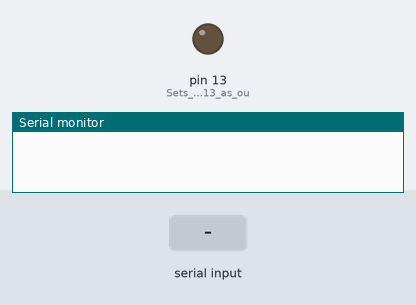
Recording of a sketch running on a simulated Arduino Uno, built with avr-gcc and run on an emulated ATmega328P. On the bench: output pins drawn as LEDs (lit = HIGH), the last lines printed to the serial monitor. Dashed ring = blinking. The test bench sets the inputs (shaded band).

Above: at 1.2 s.
1.3 s: "1" received over Serial
At 2.2 s:
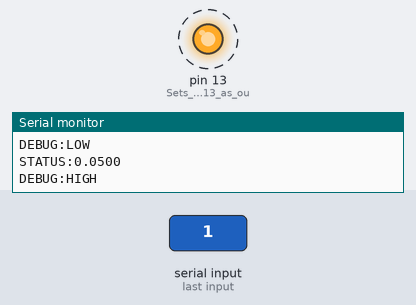
Timing chart, 0 to 10.3 s (numbered marks = the images above; inputs shaded):
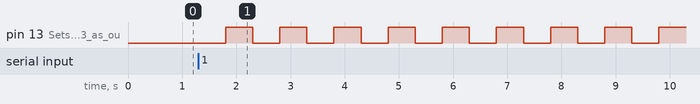

The sketch:

Egg_maker.ino
```cpp
char data = 0;                //Variable for storing received data
boolean start = false;
long start_time;
double duration = 10000;
long last_trigger = millis();

void setup() {
  Serial.begin(9600);         //Sets the data rate in bits per second (baud) for serial data transmission
  pinMode(LED_BUILTIN, OUTPUT);        //Sets digital pin 13 as output pin
}

boolean toggle = true;

void loop(){
  if(Serial.available() > 0){  // Send data only when you receive data:
    data = Serial.read();      //Read the incoming data and store it into variable data
    //Serial.print(data);        //Print Value inside data in Serial monitor
    //Serial.print("\n");        //New line
    if(data == '1'){            //Checks whether value of data is equal to 1
      if (!start){
        start = true;
        start_time = millis();
      }
//      digitalWrite(LED_BUILTIN, HIGH);  //If value is 1 then LED turns ON
    }
    else if(data == '0'){       //Checks whether value of data is equal to 0
//      digitalWrite(LED_BUILTIN, LOW);   //If value is 0 then LED turns OFF
    }
  }

  if(start &&  (millis() - start_time) % 500 == 0 && millis() - last_trigger > 10){  // Every 0.5 seconds update us
    last_trigger = millis();
    Serial.print("STATUS:");
    double fraction = ((double)(millis() - start_time))/duration;
    printDouble(fraction, 4);
    toggle = !toggle;
    if(toggle){ // flip LED every 1sec
      digitalWrite(LED_BUILTIN, HIGH);  //LED turns ON
      Serial.println("DEBUG:HIGH");
    }
    else{
      digitalWrite(LED_BUILTIN, LOW);
      Serial.println("DEBUG:LOW");
    }
  }
  if(start & (millis() - start_time) > duration){  // if it has been more than 10 seconds
    start = false;
    Serial.println("STATUS:1.0"); // complete
    Serial.println("DONE");
  }

}

void printDouble( double val, byte precision){
 // prints val with number of decimal places determine by precision
 // precision is a number from 0 to 6 indicating the desired decimial places
 // example: printDouble( 3.1415, 2); // prints 3.14 (two decimal places)
  Serial.print(int(val));  //prints the int part
  if( precision > 0) {
    Serial.print("."); // print the decimal point
    unsigned long frac;
    unsigned long mult = 1;
    byte padding = precision -1;
    while(precision--)
       mult *=10;

    if(val >= 0)
      frac = (val - int(val)) * mult;
    else
      frac = (int(val)- val ) * mult;
    unsigned long frac1 = frac;
   while( frac1 /= 10 )
     padding--;
   while(  padding--)
     Serial.print("0");
   Serial.println(frac,DEC) ;
 }
}
```

Measured:
- after the input at 1.3 s, pin 13 (Sets_digital_pin_13_as_ou): alternates HIGH for 0.50 s and LOW for 0.50 s, starting after 0.50 s
